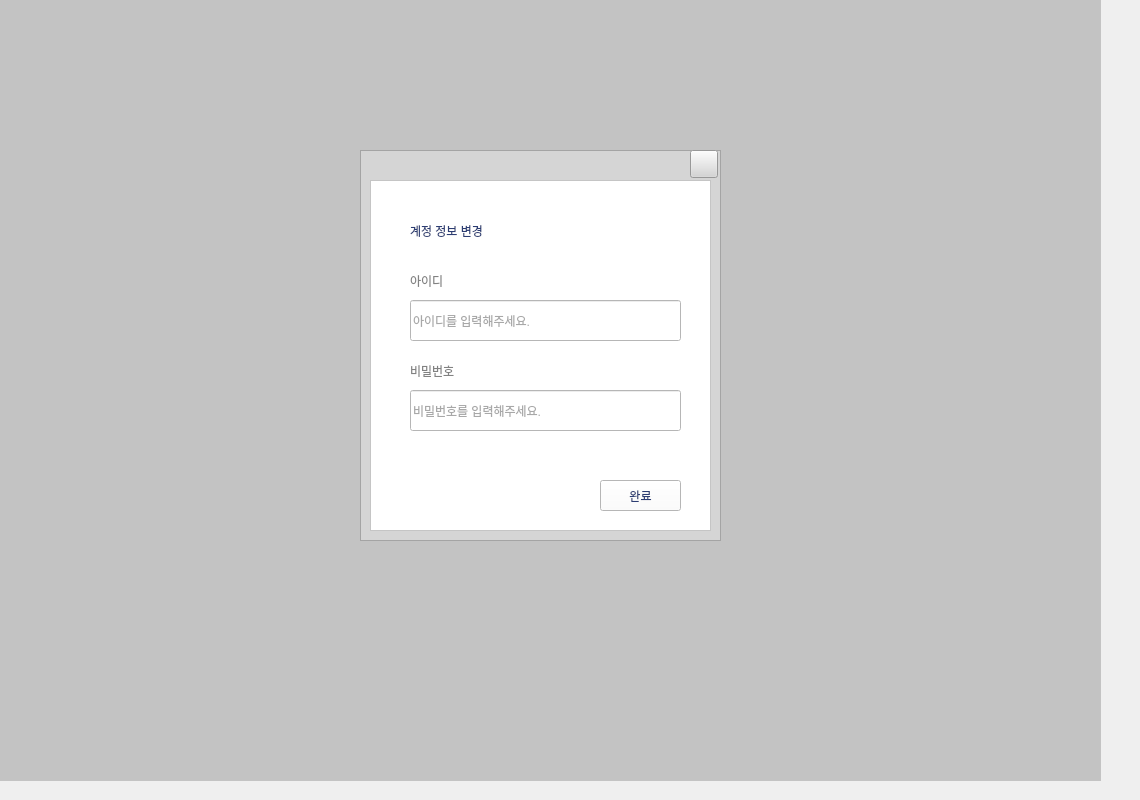
                     <widget class="QWidget" name="pageinfo">
                      <widget class="QWidget" name="chageinfo" native="true">
                       <property name="geometry">
                        <rect>
                         <x>-30</x>
                         <y>-10</y>
                         <width>1131</width>
                         <height>791</height>
                        </rect>
                       </property>
                       <property name="cursor">
                        <cursorShape>ArrowCursor</cursorShape>
                       </property>
                       <property name="styleSheet">
                        <string notr="true">background-color: rgba(100, 100, 100, 80)
</string>
                       </property>
                       <property name="inputMethodHints">
                        <set>Qt::ImhDate</set>
                       </property>
                       <widget class="QFrame" name="frame_4">
                        <property name="geometry">
                         <rect>
                          <x>390</x>
                          <y>160</y>
                          <width>361</width>
                          <height>391</height>
                         </rect>
                        </property>
                        <property name="styleSheet">
                         <string notr="true">background-color: rgb(213, 213, 213)</string>
                        </property>
                        <property name="frameShape">
                         <enum>QFrame::StyledPanel</enum>
                        </property>
                        <property name="frameShadow">
                         <enum>QFrame::Raised</enum>
                        </property>
                        <widget class="QPushButton" name="closeAppBtn_3">
                         <property name="geometry">
                          <rect>
                           <x>330</x>
                           <y>0</y>
                           <width>28</width>
                           <height>28</height>
                          </rect>
                         </property>
                         <property name="minimumSize">
                          <size>
                           <width>28</width>
                           <height>28</height>
                          </size>
                         </property>
                         <property name="maximumSize">
                          <size>
                           <width>28</width>
                           <height>28</height>
                          </size>
                         </property>
                         <property name="cursor">
                          <cursorShape>PointingHandCursor</cursorShape>
                         </property>
                         <property name="toolTip">
                          <string>Close</string>
                         </property>
                         <property name="toolTipDuration">
                          <number>-1</number>
                         </property>
                         <property name="styleSheet">
                          <string notr="true">border-color:rgb(213, 213, 213)</string>
                         </property>
                         <property name="text">
                          <string/>
                         </property>
                         <property name="icon">
                          <iconset resource="../resources.qrc">
                           <normaloff>:/icons/images/icons/icon_close.png</normaloff>:/icons/images/icons/icon_close.png</iconset>
                         </property>
                         <property name="iconSize">
                          <size>
                           <width>15</width>
                           <height>15</height>
                          </size>
                         </property>
                        </widget>
                        <widget class="QFrame" name="frame_5">
                         <property name="geometry">
                          <rect>
                           <x>10</x>
                           <y>30</y>
                           <width>341</width>
                           <height>351</height>
                          </rect>
                         </property>
                         <property name="styleSheet">
                          <string notr="true">background-color: rgb(255, 255, 255);</string>
                         </property>
                         <property name="frameShape">
                          <enum>QFrame::StyledPanel</enum>
                         </property>
                         <property name="frameShadow">
                          <enum>QFrame::Raised</enum>
                         </property>
                         <widget class="QLabel" name="label_12">
                          <property name="geometry">
                           <rect>
                            <x>40</x>
                            <y>30</y>
                            <width>291</width>
                            <height>41</height>
                           </rect>
                          </property>
                          <property name="autoFillBackground">
                           <bool>false</bool>
                          </property>
                          <property name="styleSheet">
                           <string notr="true">color: rgb(44, 61, 115);
background-color: rgb(255, 255, 255);
font: 700 18pt &quot;나눔스퀘어_ac Bold&quot;;</string>
                          </property>
                          <property name="text">
                           <string>계정 정보 변경</string>
                          </property>
                         </widget>
                         <widget class="QLineEdit" name="adduserName_2">
                          <property name="geometry">
                           <rect>
                            <x>40</x>
                            <y>120</y>
                            <width>271</width>
                            <height>41</height>
                           </rect>
                          </property>
                          <property name="autoFillBackground">
                           <bool>false</bool>
                          </property>
                          <property name="styleSheet">
                           <string notr="true">background-color: rgb(255, 255, 255);
font: 11pt &quot;나눔스퀘어_ac&quot;;
color: rgb(81, 81, 81);
</string>
                          </property>
                          <property name="inputMethodHints">
                           <set>Qt::ImhNone</set>
                          </property>
                          <property name="text">
                           <string extracomment="Name"/>
                          </property>
                          <property name="echoMode">
                           <enum>QLineEdit::Normal</enum>
                          </property>
                          <property name="dragEnabled">
                           <bool>true</bool>
                          </property>
                          <property name="placeholderText">
                           <string>아이디를 입력해주세요.</string>
                          </property>
                          <property name="clearButtonEnabled">
                           <bool>true</bool>
                          </property>
                         </widget>
                         <widget class="QLabel" name="label_13">
                          <property name="geometry">
                           <rect>
                            <x>40</x>
                            <y>90</y>
                            <width>41</width>
                            <height>21</height>
                           </rect>
                          </property>
                          <property name="autoFillBackground">
                           <bool>false</bool>
                          </property>
                          <property name="styleSheet">
                           <string notr="true">color: rgb(130, 130, 130);
background-color: rgb(255, 255, 255);
font: 10pt &quot;나눔스퀘어_ac&quot;;</string>
                          </property>
                          <property name="text">
                           <string>아이디</string>
                          </property>
                         </widget>
                         <widget class="QPushButton" name="complete_2">
                          <property name="geometry">
                           <rect>
                            <x>230</x>
                            <y>300</y>
                            <width>81</width>
                            <height>31</height>
                           </rect>
                          </property>
                          <property name="cursor">
                           <cursorShape>PointingHandCursor</cursorShape>
                          </property>
                          <property name="toolTip">
                           <string>Close</string>
                          </property>
                          <property name="toolTipDuration">
                           <number>-1</number>
                          </property>
                          <property name="styleSheet">
                           <string notr="true">color: rgb(44, 61, 115);
font: 700 11pt &quot;나눔스퀘어_ac Bold&quot;;
background-color: rgb(255, 255, 255);</string>
                          </property>
                          <property name="text">
                           <string>완료</string>
                          </property>
                         </widget>
                         <widget class="QLabel" name="label_14">
                          <property name="geometry">
                           <rect>
                            <x>40</x>
                            <y>180</y>
                            <width>51</width>
                            <height>21</height>
                           </rect>
                          </property>
                          <property name="autoFillBackground">
                           <bool>false</bool>
                          </property>
                          <property name="styleSheet">
                           <string notr="true">color: rgb(130, 130, 130);
background-color: rgb(255, 255, 255);
font: 10pt &quot;나눔스퀘어_ac&quot;;</string>
                          </property>
                          <property name="text">
                           <string>비밀번호</string>
                          </property>
                         </widget>
                         <widget class="QLineEdit" name="adduserName_3">
                          <property name="geometry">
                           <rect>
                            <x>40</x>
                            <y>210</y>
                            <width>271</width>
                            <height>41</height>
                           </rect>
                          </property>
                          <property name="autoFillBackground">
                           <bool>false</bool>
                          </property>
                          <property name="styleSheet">
                           <string notr="true">background-color: rgb(255, 255, 255);
font: 11pt &quot;나눔스퀘어_ac&quot;;
color: rgb(81, 81, 81);
</string>
                          </property>
                          <property name="inputMethodHints">
                           <set>Qt::ImhNone</set>
                          </property>
                          <property name="text">
                           <string extracomment="Name"/>
                          </property>
                          <property name="echoMode">
                           <enum>QLineEdit::Normal</enum>
                          </property>
                          <property name="dragEnabled">
                           <bool>true</bool>
                          </property>
                          <property name="placeholderText">
                           <string>비밀번호를 입력해주세요.</string>
                          </property>
                          <property name="clearButtonEnabled">
                           <bool>true</bool>
                          </property>
                         </widget>
                         <zorder>label_13</zorder>
                         <zorder>label_12</zorder>
                         <zorder>adduserName_2</zorder>
                         <zorder>complete_2</zorder>
                         <zorder>label_14</zorder>
                         <zorder>adduserName_3</zorder>
                        </widget>
                       </widget>
                      </widget>
                     </widget>
